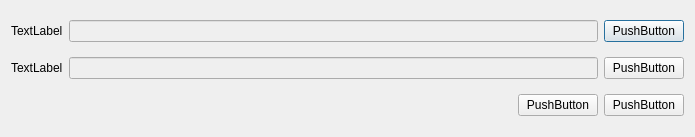
<?xml version="1.0" encoding="UTF-8"?>
<ui version="4.0">
 <class>ImportarFlyDialog</class>
 <widget class="QDialog" name="ImportarFlyDialog">
  <property name="windowModality">
   <enum>Qt::ApplicationModal</enum>
  </property>
  <property name="geometry">
   <rect>
    <x>0</x>
    <y>0</y>
    <width>695</width>
    <height>137</height>
   </rect>
  </property>
  <property name="sizePolicy">
   <sizepolicy hsizetype="Fixed" vsizetype="Fixed">
    <horstretch>0</horstretch>
    <verstretch>0</verstretch>
   </sizepolicy>
  </property>
  <property name="minimumSize">
   <size>
    <width>695</width>
    <height>137</height>
   </size>
  </property>
  <property name="maximumSize">
   <size>
    <width>50000</width>
    <height>50000</height>
   </size>
  </property>
  <property name="windowTitle">
   <string>Dialog</string>
  </property>
  <property name="windowIcon">
   <iconset resource="recursos.qrc">
    <normaloff>:/iconos/images/iconowp_Zzk_icon.ico</normaloff>:/iconos/images/iconowp_Zzk_icon.ico</iconset>
  </property>
  <property name="modal">
   <bool>true</bool>
  </property>
  <layout class="QVBoxLayout" name="verticalLayout">
   <item>
    <layout class="QHBoxLayout" name="horizontalLayout">
     <item>
      <widget class="QLabel" name="mapaLabel">
       <property name="text">
        <string>TextLabel</string>
       </property>
      </widget>
     </item>
     <item>
      <widget class="QLineEdit" name="mapaLineEdit">
       <property name="enabled">
        <bool>false</bool>
       </property>
      </widget>
     </item>
     <item>
      <widget class="QPushButton" name="MapaPushButton">
       <property name="text">
        <string>PushButton</string>
       </property>
      </widget>
     </item>
    </layout>
   </item>
   <item>
    <layout class="QHBoxLayout" name="horizontalLayout_2">
     <item>
      <widget class="QLabel" name="flyLabel">
       <property name="text">
        <string>TextLabel</string>
       </property>
      </widget>
     </item>
     <item>
      <widget class="QLineEdit" name="flyLineEdit">
       <property name="enabled">
        <bool>false</bool>
       </property>
      </widget>
     </item>
     <item>
      <widget class="QPushButton" name="flyPushButton">
       <property name="text">
        <string>PushButton</string>
       </property>
      </widget>
     </item>
    </layout>
   </item>
   <item>
    <layout class="QHBoxLayout" name="horizontalLayout_3">
     <item>
      <spacer name="horizontalSpacer">
       <property name="orientation">
        <enum>Qt::Horizontal</enum>
       </property>
       <property name="sizeHint" stdset="0">
        <size>
         <width>40</width>
         <height>20</height>
        </size>
       </property>
      </spacer>
     </item>
     <item>
      <widget class="QPushButton" name="okPushButton">
       <property name="text">
        <string>PushButton</string>
       </property>
      </widget>
     </item>
     <item>
      <widget class="QPushButton" name="cancelPushButton">
       <property name="text">
        <string>PushButton</string>
       </property>
      </widget>
     </item>
    </layout>
   </item>
  </layout>
 </widget>
 <resources>
  <include location="recursos.qrc"/>
 </resources>
 <connections/>
</ui>
